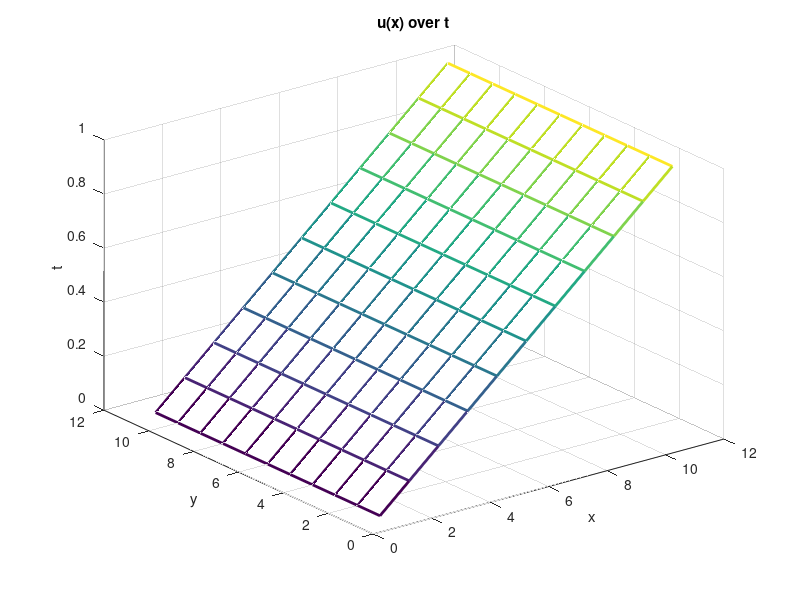

Recreate this plot in MATLAB.
home
close all
clear all

%Accessing the 'data' folder on github
addpath('..\..\data')

%Loading the forward euler matrix for 2D
forward = load('2fwd10.txt');

%%

%Plotting the data
figure(1)
graph = mesh(forward);
set(graph,'LineWidth',2); %Thicker lines
xlabel('x') %Labels
ylabel('y')
zlabel('t')
title('u(x) over t') %Title
